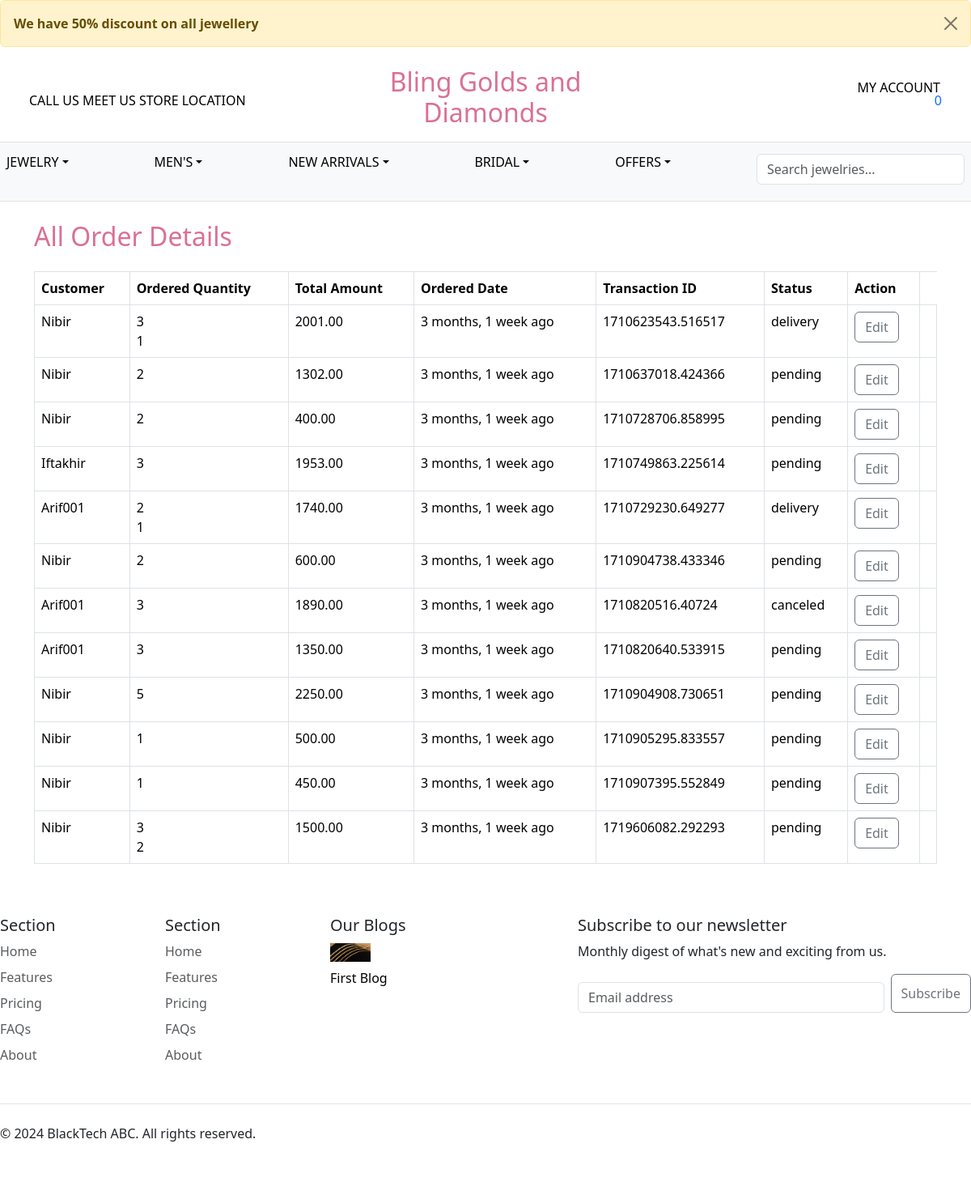
/dashboard/order_details/, run on the app's committed database.
### Core/models.py (models this page shows, shortened)
class Notification(models.Model):
    title = models.CharField(max_length=255, null=True)
    display = models.BooleanField(default=False)

class Shop_Info(models.Model):
    shop_name = models.CharField(max_length=255)
    logo_image = models.ImageField(upload_to='shop_logos/', blank=True, null=True)
    phoneno1 = models.CharField(max_length=15)
    phoneno2 = models.CharField(max_length=15, blank=True, null=True)
    emailno1 = models.EmailField()
    emailno2 = models.EmailField(blank=True, null=True)
    store_location = models.CharField(max_length=255)
    copywrite_info = models.CharField(max_length=255)

class Blog(models.Model):
    title = models.CharField(max_length=255)
    description = models.TextField()
    image = models.ImageField(upload_to='blog_images/', blank=True, null=True)
    created_date = models.DateField(default=timezone.now)
    created_time = models.TimeField(default=timezone.now)
    author_name = models.CharField(max_length=255)

### Jewelry/models.py (models this page shows, shortened)
class Order(models.Model):
    STATUS_CHOICES = (
        ('cancel', 'Cancel'),
        ('pending', 'Pending'),
        ('delivery', 'Delivery'),
    )
    customer = models.ForeignKey(User, on_delete=models.CASCADE, null=True, blank=True)
    date_ordered = models.DateTimeField(auto_now_add=True)
    complete = models.BooleanField(default=False)
    transaction_id = models.CharField(max_length=100, null=True)
    status = models.CharField(max_length=20, choices=STATUS_CHOICES, null=True, blank=True)
    @property
    def get_cart_total(self):
        orderitems = self.orderitem_set.all()
        total = sum([item.get_total for item in orderitems])
        return total
    @property
    def get_cart_items(self):
        orderitems = self.orderitem_set.all()
        total = sum([item.quantity for item in orderitems])
        return total

class OrderItem(models.Model):
    product = models.ForeignKey(Item, on_delete=models.SET_NULL, null=True)
    order = models.ForeignKey(Order, on_delete=models.SET_NULL, null=True)
    quantity = models.IntegerField(default=0, null=True, blank=True)
    date_added = models.DateTimeField(auto_now_add=True)
    @property
    def get_total(self):
        total = self.product.price * self.quantity
        return total

class Item(models.Model):
    main_category = models.ForeignKey(MainCategory, related_name='mitems', on_delete=models.CASCADE)
    sub_categories = models.ForeignKey(SubCategory,on_delete=models.CASCADE)
    category = models.ForeignKey(Category, related_name='items', on_delete=models.CASCADE)
    name = models.CharField(max_length=255)
    description = models.TextField(blank=True, null=True)
    color = models.CharField(max_length=255, blank=True)
    purity = models.CharField(max_length=255, blank=True)  # For gold earrings
    weight = models.DecimalField(max_digits=5, decimal_places=2, blank=True)  # For gold earrings
    price = models.FloatField()
    digital = models.BooleanField(default=False, null=True, blank=True)
    thumnail_image = models.ImageField(upload_to='item_images', blank=True, null=True)
    images =  models.ImageField(upload_to='item_images', blank=True, null=True)
    is_sold = models.BooleanField(default=False)
    created_at = models.DateTimeField(auto_now_add=True)
    total = models.IntegerField(default=0)
    total_ordered_quantity = models.IntegerField(default=0)  # New field to store total ordered quantity

### Dashboard/views.py (the view)
# urls.py: path('order_details/', order_detail, name='order_detail'),
def order_detail(request):
    orders = Order.objects.filter(complete=True)
    order_items = []
    for order in orders:
        items = OrderItem.objects.filter(order=order)
        order_items.extend(items)
    context = {
        'orders':orders,
        'order': order,
        'order_items': order_items,
    }
    return render(request, 'order_details.html', context)

### Jewelry/context_processors.py (called while the page is built)
def Saved_Items(request):
    user_instance = request.user if request.user.is_authenticated else None
    saved_item_id = SavedItem.objects.filter(user=user_instance).values_list('item__id', flat=True)
    return {'Saved_Item':saved_item_id}

def homepage_info(request):
    shopInfo = Shop_Info.objects.all()
    slider = Slider.objects.filter(status=True)
    blogs = Blog.objects.all()
    notification = Notification.objects.filter(display=True)
    return {'shopInfo': shopInfo, 'slider':slider, 'blogs':blogs , 'notification':notification}

def total_cart_items(request):
     user_instance = request.user if request.user.is_authenticated else None
     order, created = Order.objects.get_or_create(customer=user_instance, complete=False)
     cart_items = order.get_cart_items
     return {'cart_items':cart_items}

### Dashboard/templates/order_details.html (shortened to what this page needs)
{% extends 'base.html' %}
{% block content %}
<div class="container">
    <h2 style="color: palevioletred;" class="my-4">All Order Details</h2>
    <div class="row">
        <div class="col-md-12">
            <table class="table table-bordered">
                <thead class="thead-dark">
                    <tr>
                        <th>Customer</th>
                        <th>Ordered Quantity</th>
                        <th>Total Amount</th>
                        <th>Ordered Date</th>
                        <th>Transaction ID</th>
                        <th>Status</th>
                        <th>Action</th>
                    </tr>
                </thead>
                <tbody>
                    {% for order in orders %}
                    <tr>
                        <td>{{ order.customer.username }}</td>
                        <td>
                            {% for item in order_items %}
                                {% if item.order == order %}
                                    {{ item.quantity }}<br>
                                {% endif %}
                            {% endfor %}
                        </td>
                        <td>
                            {{ order.get_cart_total|floatformat:2 }}<br>
                        </td>
                        <td>{{ order.date_ordered|timesince }} ago</td>
                        <td>{{ order.transaction_id }}</td>
                        <td>{{ order.status }}</td>
                        <td>
                            <a href="{% url 'Dashboard:edit_order' order.id %}" class="btn btn-outline-secondary">Edit</a>
                        </td>
                        <td>
                        </td>
                    </tr>
                    {% endfor %}
                </tbody>
            </table>
        </div>
    </div>
</div>
{% endblock %}

### Core/templates/base.html (shortened to what this page needs)
<!doctype html>
<html lang="en">
  <head>
    {% load static %}
    <link href="https://cdn.jsdelivr.net/npm/bootstrap@5.3.3/dist/css/bootstrap.min.css" rel="stylesheet">
  </head>
  {% if notification %}
  <div class="alert alert-warning alert-dismissible fade show" role="alert">
    <strong>{{notification.first.title}}</strong>
    <button type="button" class="btn-close" data-bs-dismiss="alert" aria-label="Close"></button>
  </div>
  {% endif %}
  <header class="border-bottom lh-1 py-2 px-4">
    <div class="container-fluid">
        <div class="row align-items-center">
            <div class="col-md-4">
                <a href="#" class="text-decoration-none link-body-emphasis">
                    CALL US
                </a>
                <a href="#" class="text-decoration-none link-body-emphasis">
                    MEET US
                </a>
                <a href="#" class="text-decoration-none link-body-emphasis">
                    STORE LOCATION
                </a>
            </div>
            <div class="col-md-4 text-center">
                <a href="{% url 'Core:index' %}" class="text-decoration-none">
                    <h2 style="color: palevioletred;">{{shopInfo.first.shop_name}}</h2>
                </a>
            </div>
            <div class="col-md-4 text-end">
              {% if request.user.is_authenticated %}
                <a href="{% url 'Dashboard:profile' %}" class="text-decoration-none link-body-emphasis">
                    Welcome
                    {{request.user.username}}
                </a>
                <a href="#" class="text-decoration-none link-body-emphasis" onclick="document.getElementById('logout-form').submit(); return false;">
                  Logout
                </a>
                <form id="logout-form" method="post" action="{% url 'Core:logout' %}" style="display: none;">
                  {% csrf_token %}
                  <button type="submit">Logout</button>
                </form>
                {% else %}
                <a href="{% url 'Core:login' %}" class="text-decoration-none link-body-emphasis">
                  <sub></sub>
                  MY ACCOUNT
              </a>
              {% endif %}
                <a href="" class="text-decoration-none link-body-emphasis">
                    <sub></sub>
                </a>
                <a href="{% url 'Jewelry:cart' %}" style="text-decoration:none">
                  <div class="cart-container">
                     <div class="cartitems"><p id="num_of_items">{{cart_items}}</p></div>
                 </div>
             </a>
            </div>
        </div>
    </div>
</header>
  <body>
    <div class="nav-scroller py-1 px-2 mb-3 border-bottom">
      <nav class="nav nav-underline justify-content-between ">
          <li class="nav-item dropdown">
              <a class="nav-link dropdown-toggle link-body-emphasis" href="#" data-bs-toggle="dropdown" aria-expanded="false">JEWELRY</a>
          </li>
          <li class="nav-item dropdown">
              <a class="nav-link dropdown-toggle link-body-emphasis" href="#" data-bs-toggle="dropdown" aria-expanded="false">MEN'S</a>
          </li>
          <li class="nav-item dropdown">
            <a class="nav-link dropdown-toggle link-body-emphasis" href="#" data-bs-toggle="dropdown" aria-expanded="false">NEW ARRIVALS</a>
        </li>
        <li class="nav-item dropdown">
          <a class="nav-link dropdown-toggle link-body-emphasis" href="#" data-bs-toggle="dropdown" aria-expanded="false">BRIDAL</a>
      </li>
      <li class="nav-item dropdown">
        <a class="nav-link dropdown-toggle link-body-emphasis" href="#" data-bs-toggle="dropdown" aria-expanded="false">OFFERS</a>
    </li>
    <li class="nav-item">
        <form method="get" action="{% url 'Jewelry:items' %}" id="search-form">
          <div class="input-group mb-3">
              <input type="text" class="form-control" name="query" placeholder="Search jewelries..." id="search-input">
          </div>
      </form>
      </li>
      </nav>
    </div>
      {% block content %}
    {% endblock %}
    <footer class="py-5">
        <div class="row">
          <div class="col-6 col-md-2 mb-3">
            <h5>Section</h5>
            <ul class="nav flex-column">
              <li class="nav-item mb-2"><a href="#" class="nav-link p-0 text-body-secondary">Home</a></li>
              <li class="nav-item mb-2"><a href="#" class="nav-link p-0 text-body-secondary">Features</a></li>
              <li class="nav-item mb-2"><a href="#" class="nav-link p-0 text-body-secondary">Pricing</a></li>
              <li class="nav-item mb-2"><a href="#" class="nav-link p-0 text-body-secondary">FAQs</a></li>
              <li class="nav-item mb-2"><a href="#" class="nav-link p-0 text-body-secondary">About</a></li>
            </ul>
          </div>
          <div class="col-6 col-md-2 mb-3">
            <h5>Section</h5>
            <ul class="nav flex-column">
              <li class="nav-item mb-2"><a href="#" class="nav-link p-0 text-body-secondary">Home</a></li>
              <li class="nav-item mb-2"><a href="#" class="nav-link p-0 text-body-secondary">Features</a></li>
              <li class="nav-item mb-2"><a href="#" class="nav-link p-0 text-body-secondary">Pricing</a></li>
              <li class="nav-item mb-2"><a href="#" class="nav-link p-0 text-body-secondary">FAQs</a></li>
              <li class="nav-item mb-2"><a href="#" class="nav-link p-0 text-body-secondary">About</a></li>
            </ul>
          </div>
          <div class="col-6 col-md-2 mb-3">
            <h5>Our Blogs</h5>
            {% for blog in blogs %}
            <a style="color: black;text-decoration: none;" href="{% url 'Core:blog_detail' %}">
            <ul class="nav flex-column">
              <li class="nav-item mb-2"><img src="{{blog.image.url}}" alt="" width="50px"></li>
              <li class="nav-item mb-2">{{blog.title}}</li>
            </ul>
          </a>
            {% endfor %}
          </div>
          <div class="col-md-5 offset-md-1 mb-3">
            <form>
              <h5>Subscribe to our newsletter</h5>
              <p>Monthly digest of what's new and exciting from us.</p>
              <div class="d-flex flex-column flex-sm-row w-100 gap-2">
                <input id="newsletter1" type="text" class="form-control" placeholder="Email address">
                <button class="btn btn-outline-secondary" type="button">Subscribe</button>
              </div>
            </form>
          </div>
        </div>
        <div class="d-flex flex-column flex-sm-row justify-content-between py-4 my-4 border-top">
          <p>© 2024 {{shopInfo.first.copywrite_info}}. All rights reserved.</p>
          <ul class="list-unstyled d-flex">
            <li class="ms-3"><a class="link-body-emphasis" href="#"><svg class="bi" width="24" height="24"><use xlink:href="#twitter"></use></svg></a></li>
            <li class="ms-3"><a class="link-body-emphasis" href="#"><svg class="bi" width="24" height="24"><use xlink:href="#instagram"></use></svg></a></li>
            <li class="ms-3"><a class="link-body-emphasis" href="#"><svg class="bi" width="24" height="24"><use xlink:href="#facebook"></use></svg></a></li>
          </ul>
        </div>
      </footer>
  </body>
</html>

### Core/templates/base.html (style rules this page uses)
.nav-scroller { background-color: #f8f9fa; border-bottom: 1px solid #dee2e6; }
.form-control { width: 100%; margin-top: 10px; }

### data on the page
Notification: first "We have 50% discount on all jewellery"
Shop_Info: first.shop_name "Bling Golds and Diamonds", first.copywrite_info "BlackTech ABC"
Order: customer.username "Nibir", get_cart_total "2001.00", date_ordered "3 months, 1 week", transaction_id "1710623543.516517", status "delivery"
OrderItem: quantity "3"
OrderItem: quantity "1"
Order: customer.username "Nibir", get_cart_total "1302.00", date_ordered "3 months, 1 week", transaction_id "1710637018.424366", status "pending"
OrderItem: quantity "2"
Order: customer.username "Nibir", get_cart_total "400.00", date_ordered "3 months, 1 week", transaction_id "1710728706.858995", status "pending"
OrderItem: quantity "2"
Order: customer.username "Iftakhir", get_cart_total "1953.00", date_ordered "3 months, 1 week", transaction_id "1710749863.225614", status "pending"
OrderItem: quantity "3"
Order: customer.username "Arif001", get_cart_total "1740.00", date_ordered "3 months, 1 week", transaction_id "1710729230.649277", status "delivery"
OrderItem: quantity "2"
OrderItem: quantity "1"
Order: customer.username "Nibir", get_cart_total "600.00", date_ordered "3 months, 1 week", transaction_id "1710904738.433346", status "pending"
OrderItem: quantity "2"
Order: customer.username "Arif001", get_cart_total "1890.00", date_ordered "3 months, 1 week", transaction_id "1710820516.40724", status "canceled"
OrderItem: quantity "3"
Order: customer.username "Arif001", get_cart_total "1350.00", date_ordered "3 months, 1 week", transaction_id "1710820640.533915", status "pending"
OrderItem: quantity "3"
Order: customer.username "Nibir", get_cart_total "2250.00", date_ordered "3 months, 1 week", transaction_id "1710904908.730651", status "pending"
OrderItem: quantity "5"
Order: customer.username "Nibir", get_cart_total "500.00", date_ordered "3 months, 1 week", transaction_id "1710905295.833557", status "pending"
OrderItem: quantity "1"
Order: customer.username "Nibir", get_cart_total "450.00", date_ordered "3 months, 1 week", transaction_id "1710907395.552849", status "pending"
OrderItem: quantity "1"
Order: customer.username "Nibir", get_cart_total "1500.00", date_ordered "3 months, 1 week", transaction_id "1719606082.292293", status "pending"
OrderItem: quantity "3"
OrderItem: quantity "2"
Blog: image (picture), title "First Blog"

### other printed values
{{ cart_items }} "0"
